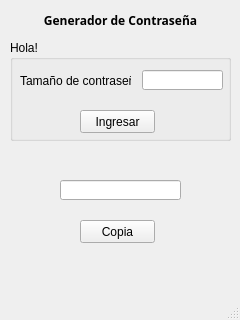
<?xml version="1.0" encoding="UTF-8"?>
<ui version="4.0">
 <class>MainWindow</class>
 <widget class="QMainWindow" name="MainWindow">
  <property name="geometry">
   <rect>
    <x>0</x>
    <y>0</y>
    <width>240</width>
    <height>320</height>
   </rect>
  </property>
  <property name="windowTitle">
   <string>MainWindow</string>
  </property>
  <widget class="QWidget" name="centralwidget">
   <widget class="QPushButton" name="pushButton_2">
    <property name="geometry">
     <rect>
      <x>80</x>
      <y>220</y>
      <width>75</width>
      <height>23</height>
     </rect>
    </property>
    <property name="text">
     <string>Copia</string>
    </property>
   </widget>
   <widget class="QLabel" name="label">
    <property name="geometry">
     <rect>
      <x>30</x>
      <y>10</y>
      <width>181</width>
      <height>20</height>
     </rect>
    </property>
    <property name="font">
     <font>
      <family>News706 BT</family>
      <weight>75</weight>
      <bold>true</bold>
     </font>
    </property>
    <property name="text">
     <string>Generador de Contraseña</string>
    </property>
    <property name="alignment">
     <set>Qt::AlignCenter</set>
    </property>
   </widget>
   <widget class="QGroupBox" name="groupBox">
    <property name="geometry">
     <rect>
      <x>10</x>
      <y>40</y>
      <width>221</width>
      <height>101</height>
     </rect>
    </property>
    <property name="title">
     <string>Hola!</string>
    </property>
    <widget class="QLineEdit" name="lineEdit">
     <property name="geometry">
      <rect>
       <x>132</x>
       <y>30</y>
       <width>81</width>
       <height>20</height>
      </rect>
     </property>
    </widget>
    <widget class="QPushButton" name="pushButton">
     <property name="geometry">
      <rect>
       <x>70</x>
       <y>70</y>
       <width>75</width>
       <height>23</height>
      </rect>
     </property>
     <property name="cursor">
      <cursorShape>PointingHandCursor</cursorShape>
     </property>
     <property name="layoutDirection">
      <enum>Qt::LeftToRight</enum>
     </property>
     <property name="text">
      <string>Ingresar</string>
     </property>
    </widget>
    <widget class="QLabel" name="label_2">
     <property name="geometry">
      <rect>
       <x>10</x>
       <y>30</y>
       <width>111</width>
       <height>21</height>
      </rect>
     </property>
     <property name="text">
      <string>Tamaño de contraseña</string>
     </property>
    </widget>
   </widget>
   <widget class="QLineEdit" name="lineEdit_2">
    <property name="geometry">
     <rect>
      <x>60</x>
      <y>180</y>
      <width>121</width>
      <height>20</height>
     </rect>
    </property>
   </widget>
  </widget>
  <widget class="QMenuBar" name="menubar">
   <property name="geometry">
    <rect>
     <x>0</x>
     <y>0</y>
     <width>240</width>
     <height>21</height>
    </rect>
   </property>
  </widget>
  <widget class="QStatusBar" name="statusbar"/>
 </widget>
 <resources/>
 <connections/>
</ui>
